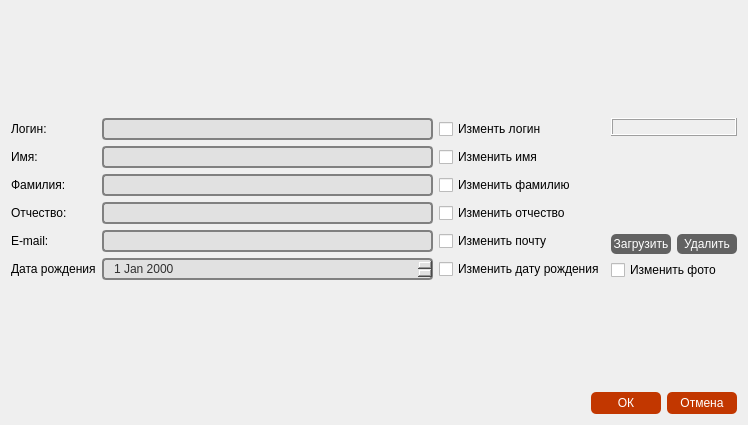
<?xml version="1.0" encoding="UTF-8"?>
<ui version="4.0">
 <class>DialogEditProfil</class>
 <widget class="QDialog" name="DialogEditProfil">
  <property name="geometry">
   <rect>
    <x>0</x>
    <y>0</y>
    <width>748</width>
    <height>425</height>
   </rect>
  </property>
  <property name="windowTitle">
   <string>Dialog</string>
  </property>
  <layout class="QVBoxLayout" name="verticalLayout_2">
   <item>
    <spacer name="verticalSpacer_3">
     <property name="orientation">
      <enum>Qt::Vertical</enum>
     </property>
     <property name="sizeHint" stdset="0">
      <size>
       <width>20</width>
       <height>40</height>
      </size>
     </property>
    </spacer>
   </item>
   <item>
    <layout class="QHBoxLayout" name="horizontalLayout_3">
     <item>
      <layout class="QGridLayout" name="gridLayout">
       <item row="0" column="0">
        <widget class="QLabel" name="plblFristName">
         <property name="sizePolicy">
          <sizepolicy hsizetype="Fixed" vsizetype="Preferred">
           <horstretch>0</horstretch>
           <verstretch>0</verstretch>
          </sizepolicy>
         </property>
         <property name="text">
          <string>Логин:</string>
         </property>
        </widget>
       </item>
       <item row="0" column="1">
        <widget class="QLineEdit" name="lineEditUserName">
         <property name="enabled">
          <bool>false</bool>
         </property>
         <property name="minimumSize">
          <size>
           <width>0</width>
           <height>22</height>
          </size>
         </property>
         <property name="styleSheet">
          <string notr="true">QLineEdit {
	 border: 2px solid gray;
     border-radius: 4px;
     padding: 0 8px;
	 background-color: rgb(225, 225, 225);
	 color: rgb(48, 48, 48);
     selection-background-color: rgb(0, 170, 255);
}</string>
         </property>
        </widget>
       </item>
       <item row="0" column="2">
        <widget class="QCheckBox" name="checkBoxChangeUserName">
         <property name="enabled">
          <bool>true</bool>
         </property>
         <property name="sizePolicy">
          <sizepolicy hsizetype="Fixed" vsizetype="Fixed">
           <horstretch>0</horstretch>
           <verstretch>0</verstretch>
          </sizepolicy>
         </property>
         <property name="cursor">
          <cursorShape>PointingHandCursor</cursorShape>
         </property>
         <property name="text">
          <string>Изменть логин</string>
         </property>
        </widget>
       </item>
       <item row="1" column="0">
        <widget class="QLabel" name="plblFirstName">
         <property name="sizePolicy">
          <sizepolicy hsizetype="Fixed" vsizetype="Preferred">
           <horstretch>0</horstretch>
           <verstretch>0</verstretch>
          </sizepolicy>
         </property>
         <property name="text">
          <string>Имя:</string>
         </property>
        </widget>
       </item>
       <item row="1" column="1">
        <widget class="QLineEdit" name="lineEditFirstName">
         <property name="enabled">
          <bool>false</bool>
         </property>
         <property name="minimumSize">
          <size>
           <width>0</width>
           <height>22</height>
          </size>
         </property>
         <property name="styleSheet">
          <string notr="true">QLineEdit {
	 border: 2px solid gray;
     border-radius: 4px;
     padding: 0 8px;
	 background-color: rgb(225, 225, 225);
	 color: rgb(48, 48, 48);
     selection-background-color: rgb(0, 170, 255);
}</string>
         </property>
        </widget>
       </item>
       <item row="1" column="2">
        <widget class="QCheckBox" name="checkBoxChangeFirstName">
         <property name="sizePolicy">
          <sizepolicy hsizetype="Fixed" vsizetype="Fixed">
           <horstretch>0</horstretch>
           <verstretch>0</verstretch>
          </sizepolicy>
         </property>
         <property name="cursor">
          <cursorShape>PointingHandCursor</cursorShape>
         </property>
         <property name="text">
          <string>Изменить имя</string>
         </property>
        </widget>
       </item>
       <item row="2" column="0">
        <widget class="QLabel" name="plblLastName">
         <property name="sizePolicy">
          <sizepolicy hsizetype="Fixed" vsizetype="Preferred">
           <horstretch>0</horstretch>
           <verstretch>0</verstretch>
          </sizepolicy>
         </property>
         <property name="text">
          <string>Фамилия:</string>
         </property>
        </widget>
       </item>
       <item row="2" column="1">
        <widget class="QLineEdit" name="lineEditLastName">
         <property name="enabled">
          <bool>false</bool>
         </property>
         <property name="minimumSize">
          <size>
           <width>0</width>
           <height>22</height>
          </size>
         </property>
         <property name="styleSheet">
          <string notr="true">QLineEdit {
	 border: 2px solid gray;
     border-radius: 4px;
     padding: 0 8px;
	 background-color: rgb(225, 225, 225);
	 color: rgb(48, 48, 48);
     selection-background-color: rgb(0, 170, 255);
}</string>
         </property>
        </widget>
       </item>
       <item row="2" column="2">
        <widget class="QCheckBox" name="checkBoxChangeLastName">
         <property name="sizePolicy">
          <sizepolicy hsizetype="Fixed" vsizetype="Fixed">
           <horstretch>0</horstretch>
           <verstretch>0</verstretch>
          </sizepolicy>
         </property>
         <property name="cursor">
          <cursorShape>PointingHandCursor</cursorShape>
         </property>
         <property name="text">
          <string>Изменить фамилию</string>
         </property>
        </widget>
       </item>
       <item row="3" column="0">
        <widget class="QLabel" name="plblSeconName">
         <property name="sizePolicy">
          <sizepolicy hsizetype="Fixed" vsizetype="Preferred">
           <horstretch>0</horstretch>
           <verstretch>0</verstretch>
          </sizepolicy>
         </property>
         <property name="text">
          <string>Отчество:</string>
         </property>
        </widget>
       </item>
       <item row="3" column="1">
        <widget class="QLineEdit" name="lineEditSecondName">
         <property name="enabled">
          <bool>false</bool>
         </property>
         <property name="minimumSize">
          <size>
           <width>0</width>
           <height>22</height>
          </size>
         </property>
         <property name="styleSheet">
          <string notr="true">QLineEdit {
	 border: 2px solid gray;
     border-radius: 4px;
     padding: 0 8px;
	 background-color: rgb(225, 225, 225);
	 color: rgb(48, 48, 48);
     selection-background-color: rgb(0, 170, 255);
}</string>
         </property>
        </widget>
       </item>
       <item row="3" column="2">
        <widget class="QCheckBox" name="checkBoxSecondName">
         <property name="sizePolicy">
          <sizepolicy hsizetype="Fixed" vsizetype="Fixed">
           <horstretch>0</horstretch>
           <verstretch>0</verstretch>
          </sizepolicy>
         </property>
         <property name="cursor">
          <cursorShape>PointingHandCursor</cursorShape>
         </property>
         <property name="text">
          <string>Изменить отчество</string>
         </property>
        </widget>
       </item>
       <item row="4" column="0">
        <widget class="QLabel" name="plblEmail">
         <property name="sizePolicy">
          <sizepolicy hsizetype="Fixed" vsizetype="Preferred">
           <horstretch>0</horstretch>
           <verstretch>0</verstretch>
          </sizepolicy>
         </property>
         <property name="text">
          <string>E-mail:</string>
         </property>
        </widget>
       </item>
       <item row="4" column="1">
        <widget class="QLineEdit" name="lineEditEmail">
         <property name="enabled">
          <bool>false</bool>
         </property>
         <property name="minimumSize">
          <size>
           <width>0</width>
           <height>22</height>
          </size>
         </property>
         <property name="styleSheet">
          <string notr="true">QLineEdit {
	 border: 2px solid gray;
     border-radius: 4px;
     padding: 0 8px;
	 background-color: rgb(225, 225, 225);
	 color: rgb(48, 48, 48);
     selection-background-color: rgb(0, 170, 255);
}</string>
         </property>
        </widget>
       </item>
       <item row="4" column="2">
        <widget class="QCheckBox" name="checkBoxChangeEmail">
         <property name="sizePolicy">
          <sizepolicy hsizetype="Fixed" vsizetype="Fixed">
           <horstretch>0</horstretch>
           <verstretch>0</verstretch>
          </sizepolicy>
         </property>
         <property name="cursor">
          <cursorShape>PointingHandCursor</cursorShape>
         </property>
         <property name="text">
          <string>Изменить почту</string>
         </property>
        </widget>
       </item>
       <item row="5" column="0">
        <widget class="QLabel" name="plblDayOfBirth">
         <property name="sizePolicy">
          <sizepolicy hsizetype="Fixed" vsizetype="Preferred">
           <horstretch>0</horstretch>
           <verstretch>0</verstretch>
          </sizepolicy>
         </property>
         <property name="text">
          <string>Дата рождения</string>
         </property>
        </widget>
       </item>
       <item row="5" column="1">
        <widget class="QDateEdit" name="dateEditDayOfBirth">
         <property name="enabled">
          <bool>false</bool>
         </property>
         <property name="sizePolicy">
          <sizepolicy hsizetype="Minimum" vsizetype="Fixed">
           <horstretch>0</horstretch>
           <verstretch>0</verstretch>
          </sizepolicy>
         </property>
         <property name="minimumSize">
          <size>
           <width>0</width>
           <height>22</height>
          </size>
         </property>
         <property name="styleSheet">
          <string notr="true">QDateEdit {
	 border: 2px solid gray;
     border-radius: 4px;
     padding: 0 8px;
	 background-color: rgb(225, 225, 225);
	 color: rgb(48, 48, 48);
     selection-background-color: rgb(0, 170, 255);
}</string>
         </property>
        </widget>
       </item>
       <item row="5" column="2">
        <widget class="QCheckBox" name="checkBoxChangeDayOfBirth">
         <property name="sizePolicy">
          <sizepolicy hsizetype="Fixed" vsizetype="Fixed">
           <horstretch>0</horstretch>
           <verstretch>0</verstretch>
          </sizepolicy>
         </property>
         <property name="cursor">
          <cursorShape>PointingHandCursor</cursorShape>
         </property>
         <property name="text">
          <string>Изменить дату рождения</string>
         </property>
        </widget>
       </item>
      </layout>
     </item>
     <item>
      <layout class="QVBoxLayout" name="verticalLayout">
       <item>
        <widget class="QLabel" name="plblPhoto">
         <property name="frameShape">
          <enum>QFrame::Box</enum>
         </property>
         <property name="frameShadow">
          <enum>QFrame::Raised</enum>
         </property>
         <property name="text">
          <string/>
         </property>
         <property name="pixmap">
          <pixmap resource="../resurce.qrc">:/icons/Adobe Animate.ico</pixmap>
         </property>
        </widget>
       </item>
       <item>
        <spacer name="verticalSpacer_2">
         <property name="orientation">
          <enum>Qt::Vertical</enum>
         </property>
         <property name="sizeHint" stdset="0">
          <size>
           <width>20</width>
           <height>40</height>
          </size>
         </property>
        </spacer>
       </item>
       <item>
        <layout class="QHBoxLayout" name="horizontalLayout">
         <item>
          <widget class="QPushButton" name="pbtnLoadPhoto">
           <property name="enabled">
            <bool>false</bool>
           </property>
           <property name="sizePolicy">
            <sizepolicy hsizetype="Preferred" vsizetype="Preferred">
             <horstretch>0</horstretch>
             <verstretch>0</verstretch>
            </sizepolicy>
           </property>
           <property name="cursor">
            <cursorShape>PointingHandCursor</cursorShape>
           </property>
           <property name="styleSheet">
            <string notr="true">QPushButton:enabled {
  	background-color: rgb(194, 55, 0);
  	color: white;
	border-radius: 5px;
    border-color: beige;
}

QPushButton {
  	background-color: rgb(98, 98, 98);
  	color: white;
	border-radius: 5px;
    border-color: beige;
	min-width: 60px;
	min-height: 20px;
}

QPushButton:hover {
	background-color: qlineargradient(spread:pad, x1:0, y1:0, x2:1, y2:0, stop:0 rgb(255, 125, 11), stop:1 rgb(255, 188, 17))
}

QPushButton:pressed {
     background-color: rgb(98, 98, 98);
     border-style: inset;
 }</string>
           </property>
           <property name="text">
            <string>Загрузить</string>
           </property>
          </widget>
         </item>
         <item>
          <widget class="QPushButton" name="pbtnDeletePhoto">
           <property name="enabled">
            <bool>false</bool>
           </property>
           <property name="sizePolicy">
            <sizepolicy hsizetype="Preferred" vsizetype="Preferred">
             <horstretch>0</horstretch>
             <verstretch>0</verstretch>
            </sizepolicy>
           </property>
           <property name="cursor">
            <cursorShape>PointingHandCursor</cursorShape>
           </property>
           <property name="styleSheet">
            <string notr="true">QPushButton:enabled {
  	background-color: rgb(194, 55, 0);
  	color: white;
	border-radius: 5px;
    border-color: beige;
}

QPushButton {
  	background-color: rgb(98, 98, 98);
  	color: white;
	border-radius: 5px;
    border-color: beige;
	min-width: 60px;
	min-height: 20px;
}

QPushButton:hover {
	background-color: qlineargradient(spread:pad, x1:0, y1:0, x2:1, y2:0, stop:0 rgb(255, 125, 11), stop:1 rgb(255, 188, 17))
}

QPushButton:pressed {
     background-color: rgb(98, 98, 98);
     border-style: inset;
 }</string>
           </property>
           <property name="text">
            <string>Удалить</string>
           </property>
          </widget>
         </item>
        </layout>
       </item>
       <item>
        <widget class="QCheckBox" name="checkBoxChangePhoto">
         <property name="cursor">
          <cursorShape>PointingHandCursor</cursorShape>
         </property>
         <property name="text">
          <string>Изменить фото</string>
         </property>
        </widget>
       </item>
      </layout>
     </item>
    </layout>
   </item>
   <item>
    <spacer name="verticalSpacer">
     <property name="orientation">
      <enum>Qt::Vertical</enum>
     </property>
     <property name="sizeHint" stdset="0">
      <size>
       <width>20</width>
       <height>40</height>
      </size>
     </property>
    </spacer>
   </item>
   <item>
    <layout class="QHBoxLayout" name="horizontalLayout_2">
     <item>
      <spacer name="horizontalSpacer">
       <property name="orientation">
        <enum>Qt::Horizontal</enum>
       </property>
       <property name="sizeHint" stdset="0">
        <size>
         <width>40</width>
         <height>20</height>
        </size>
       </property>
      </spacer>
     </item>
     <item>
      <widget class="QPushButton" name="pbtnOk">
       <property name="enabled">
        <bool>true</bool>
       </property>
       <property name="cursor">
        <cursorShape>PointingHandCursor</cursorShape>
       </property>
       <property name="styleSheet">
        <string notr="true">QPushButton:enabled {
  	background-color: rgb(194, 55, 0);
  	color: white;
	border-radius: 5px;
    border-color: beige;
	min-width: 70px;
	min-height: 22px;
}

QPushButton {
  	background-color: rgb(98, 98, 98);
  	color: white;
	border-radius: 5px;
    border-color: beige;
	min-width: 60px;
	min-height: 20px;
}

QPushButton:hover {
	background-color: qlineargradient(spread:pad, x1:0, y1:0, x2:1, y2:0, stop:0 rgb(255, 125, 11), stop:1 rgb(255, 188, 17))
}

QPushButton:pressed {
     background-color: rgb(98, 98, 98);
     border-style: inset;
 }</string>
       </property>
       <property name="text">
        <string>ОК</string>
       </property>
      </widget>
     </item>
     <item>
      <widget class="QPushButton" name="pbtnCancel">
       <property name="cursor">
        <cursorShape>PointingHandCursor</cursorShape>
       </property>
       <property name="styleSheet">
        <string notr="true">QPushButton:enabled {
  	background-color: rgb(194, 55, 0);
  	color: white;
	border-radius: 5px;
    border-color: beige;
	min-width: 70px;
	min-height: 22px;
}

QPushButton {
  	background-color: rgb(98, 98, 98);
  	color: white;
	border-radius: 5px;
    border-color: beige;
	min-width: 60px;
	min-height: 20px;
}

QPushButton:hover {
	background-color: qlineargradient(spread:pad, x1:0, y1:0, x2:1, y2:0, stop:0 rgb(255, 125, 11), stop:1 rgb(255, 188, 17))
}

QPushButton:pressed {
     background-color: rgb(98, 98, 98);
     border-style: inset;
 }</string>
       </property>
       <property name="text">
        <string>Отмена</string>
       </property>
      </widget>
     </item>
    </layout>
   </item>
  </layout>
 </widget>
 <resources>
  <include location="../resurce.qrc"/>
 </resources>
 <connections>
  <connection>
   <sender>pbtnCancel</sender>
   <signal>clicked()</signal>
   <receiver>DialogEditProfil</receiver>
   <slot>reject()</slot>
   <hints>
    <hint type="sourcelabel">
     <x>533</x>
     <y>221</y>
    </hint>
    <hint type="destinationlabel">
     <x>291</x>
     <y>120</y>
    </hint>
   </hints>
  </connection>
 </connections>
</ui>
